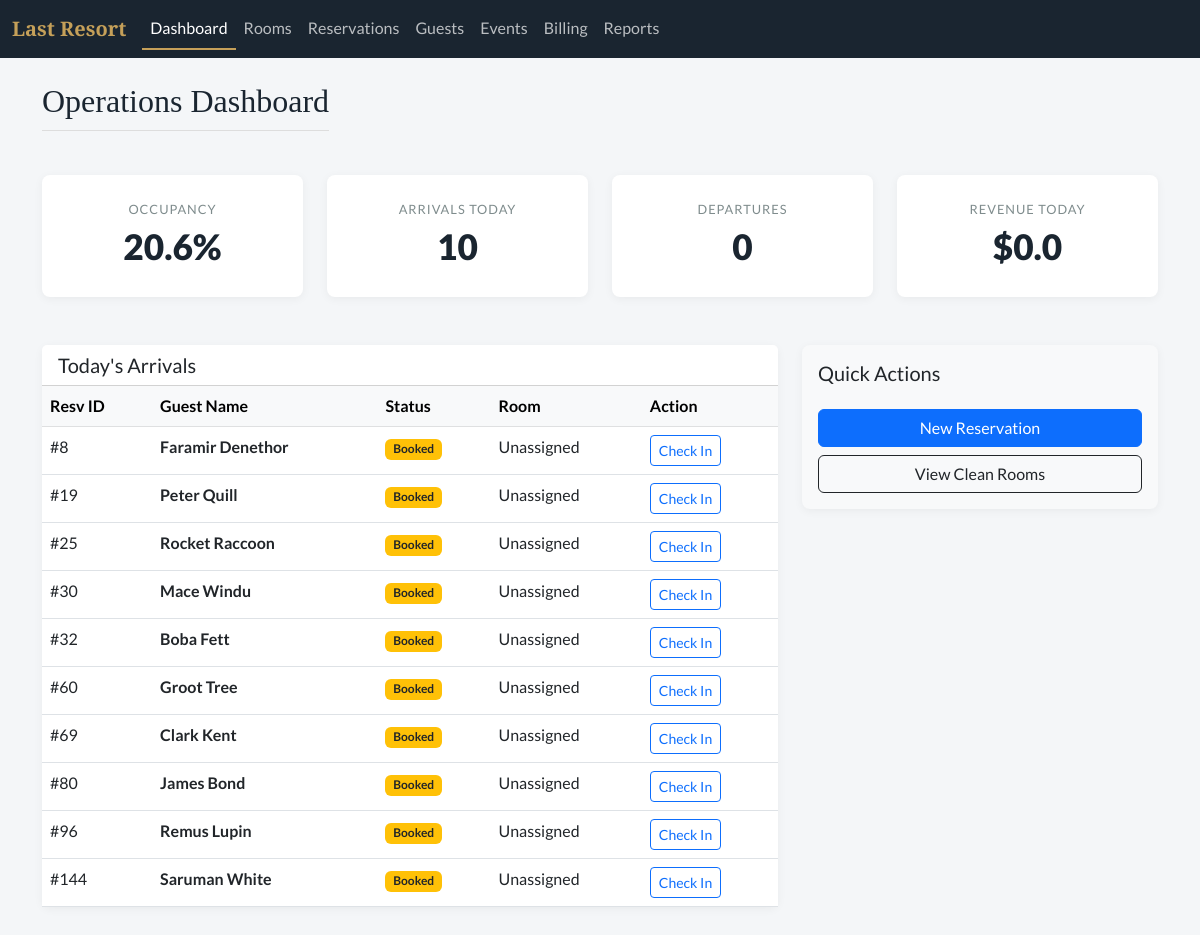
Before: / with the older database file.
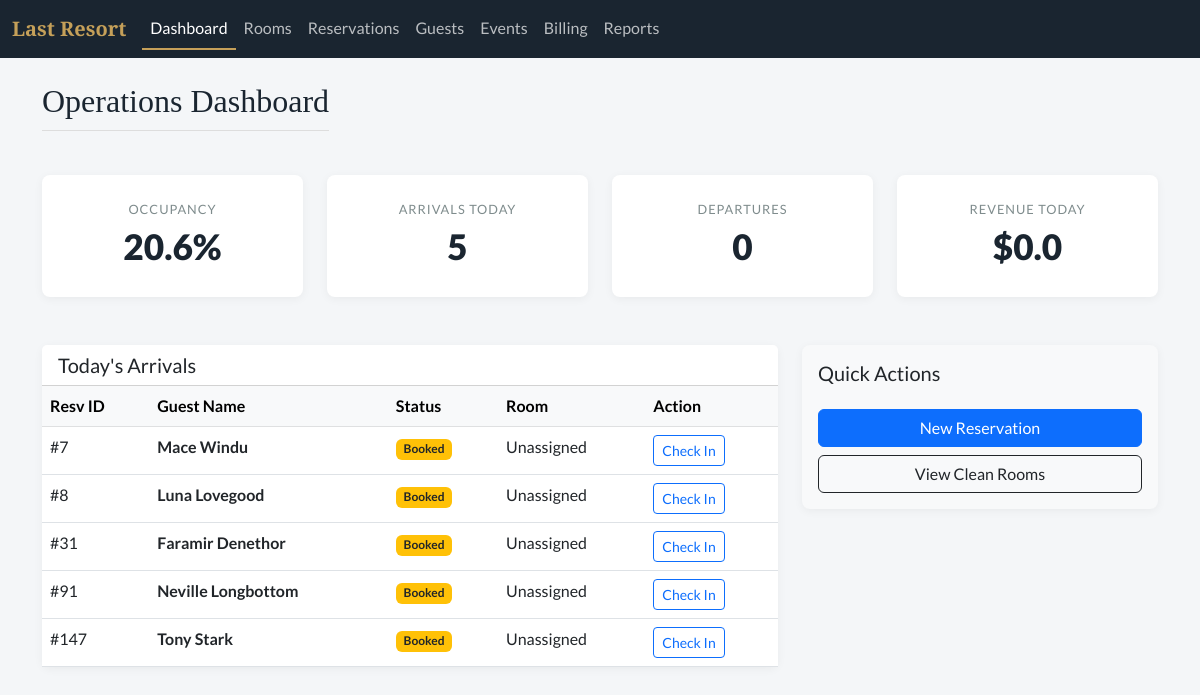
After: the same page with the newer database file.
### tables this page shows
CREATE TABLE reservation (
    resvId INTEGER PRIMARY KEY,
    partyId INTEGER, 
    dateCreated DATETIME DEFAULT CURRENT_TIMESTAMP,
    startDate DATE,
    roomId INTEGER,
    endDate DATE,
    status TEXT, 
    FOREIGN KEY(partyId) REFERENCES party(partyId),
    FOREIGN KEY(roomId) REFERENCES room(roomId)
);

### app.py (the view)
@app.route('/')
def dashboard():
    db = get_db()
    occupancy = db.execute("SELECT COUNT(*) FROM room WHERE currentStatus = 'Occupied'").fetchone()[0]
    total_rooms = db.execute("SELECT COUNT(*) FROM room").fetchone()[0]
    occupancy_rate = round((occupancy / total_rooms * 100), 1) if total_rooms > 0 else 0
    today_arrivals = db.execute("""
        SELECT r.resvId,
               COALESCE(pe.firstName || ' ' || pe.lastName, o.orgName) as guestName,
               r.status, rm.roomNumber
        FROM reservation r
        JOIN party py ON r.partyId = py.partyId
        LEFT JOIN person pe ON py.partyId = pe.partyId
        LEFT JOIN organization o ON py.partyId = o.partyId
        LEFT JOIN room_assignment ra ON r.resvId = ra.resvId
        LEFT JOIN room rm ON ra.roomId = rm.roomId
        WHERE r.startDate <= date('now') AND r.status = 'Booked'
    """).fetchall()
    revenue = db.execute("SELECT SUM(amount) FROM charge WHERE dateIncurred = date('now')").fetchone()[0] or 0.00
    kpi = {
        "occupancy": occupancy_rate,
        "arrivals": len(today_arrivals),
        "departures": 0,
        "revenue": revenue
    }
    return render_template('dashboard.html', kpi=kpi, arrivals=today_arrivals, active_page='dashboard')

### app.py (called while the page is built)
def get_db():
    db = getattr(g, '_database', None)
    if db is None:
        db = g._database = sqlite3.connect(DATABASE)
        db.row_factory = sqlite3.Row
    return db

@app.teardown_appcontext
def close_connection(exception):
    db = getattr(g, '_database', None)
    if db is not None:
        db.close()

### templates/dashboard.html
{% extends "base.html" %}
{% block content %}
<div class="d-flex justify-content-between align-items-center mb-4">
    <h2>Operations Dashboard</h2>
</div>
<div class="row mb-5">
    <div class="col-md-3"><div class="card kpi-card"><div class="kpi-label">Occupancy</div><div class="kpi-value">{{ kpi.occupancy }}%</div></div></div>
    <div class="col-md-3"><div class="card kpi-card"><div class="kpi-label">Arrivals Today</div><div class="kpi-value">{{ kpi.arrivals }}</div></div></div>
    <div class="col-md-3"><div class="card kpi-card"><div class="kpi-label">Departures</div><div class="kpi-value">{{ kpi.departures }}</div></div></div>
    <div class="col-md-3"><div class="card kpi-card"><div class="kpi-label">Revenue Today</div><div class="kpi-value">${{ kpi.revenue }}</div></div></div>
</div>
<div class="row">
    <div class="col-lg-8">
        <div class="card">
            <div class="card-header bg-white"><h5 class="mb-0">Today's Arrivals</h5></div>
            <table class="table table-hover mb-0">
                <thead class="table-light"><tr><th>Resv ID</th><th>Guest Name</th><th>Status</th><th>Room</th><th>Action</th></tr></thead>
                <tbody>
                    {% for item in arrivals %}
                    <tr>
                        <td>#{{ item.resvId }}</td>
                        <td><strong>{{ item.guestName }}</strong></td>
                        <td><span class="badge bg-warning text-dark">{{ item.status }}</span></td>
                        <td>{{ item.roomNumber if item.roomNumber else 'Unassigned' }}</td>
                        <td><a href="/checkin/{{ item.resvId }}" class="btn btn-sm btn-outline-primary">Check In</a></td>
                    </tr>
                    {% else %}
                    <tr><td colspan="5" class="text-center p-3">No arrivals for today.</td></tr>
                    {% endfor %}
                </tbody>
            </table>
        </div>
    </div>
    <div class="col-lg-4">
        <div class="card bg-light p-3">
            <h5>Quick Actions</h5>
            <div class="d-grid gap-2 mt-3">
                <a href="/reservations/new" class="btn btn-primary">New Reservation</a>
                <a href="/rooms?status=Clean" class="btn btn-outline-dark">View Clean Rooms</a>
            </div>
        </div>
    </div>
</div>
{% endblock %}

Changed rows visible on the page:
no longer on this page (row edited): reservation: resvId "19", guestName "Peter Quill", status "Booked", roomNumber "Unassigned"
no longer on this page (row edited): reservation: resvId "25", guestName "Rocket Raccoon", status "Booked", roomNumber "Unassigned"
no longer on this page (row edited): reservation: resvId "30", guestName "Mace Windu", status "Booked", roomNumber "Unassigned"
no longer on this page (row edited): reservation: resvId "32", guestName "Boba Fett", status "Booked", roomNumber "Unassigned"
no longer on this page (row edited): reservation: resvId "60", guestName "Groot Tree", status "Booked", roomNumber "Unassigned"
no longer on this page (row edited): reservation: resvId "69", guestName "Clark Kent", status "Booked", roomNumber "Unassigned"
no longer on this page (row edited): reservation: resvId "80", guestName "James Bond", status "Booked", roomNumber "Unassigned"
no longer on this page (row edited): reservation: resvId "96", guestName "Remus Lupin", status "Booked", roomNumber "Unassigned"
no longer on this page (row edited): reservation: resvId "144", guestName "Saruman White", status "Booked", roomNumber "Unassigned"
now on this page (row edited): reservation: resvId "7", guestName "Mace Windu", status "Booked", roomNumber "Unassigned"
changed reservation id 8: guestName "Faramir Denethor" → "Luna Lovegood"
now on this page (row edited): reservation: resvId "31", guestName "Faramir Denethor", status "Booked", roomNumber "Unassigned"
now on this page (row edited): reservation: resvId "91", guestName "Neville Longbottom", status "Booked", roomNumber "Unassigned"
now on this page (row edited): reservation: resvId "147", guestName "Tony Stark", status "Booked", roomNumber "Unassigned"
Other visible differences:
{{ kpi.arrivals }}: "10" → "5"
